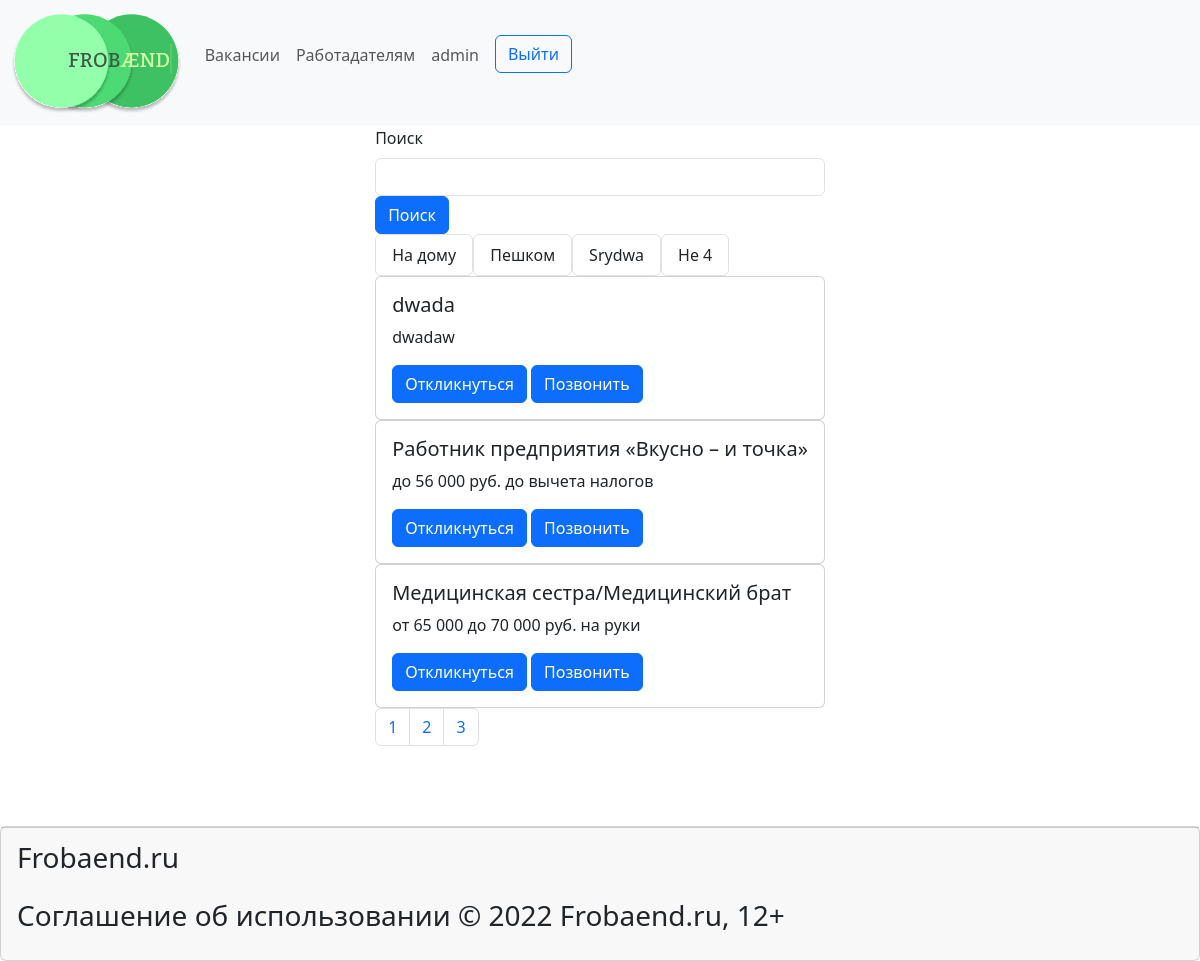
Page /vacanse/ (signed in) on the committed database.
### main/models.py (models this page shows, shortened)
class Category(models.Model):
    name = models.TextField('Название категории' , max_length=50)
    history = HistoricalRecords()
    class Meta:
        verbose_name = 'Категория'
        verbose_name_plural = 'Категории'

class Articl(models.Model):
    title = models.CharField('Название' , max_length=50)
    info = models.CharField('Информация' , max_length=250)
    full_text = models.TextField('Текст')
    is_published = models.BooleanField(default = True , verbose_name = 'Публикация')
    data = models.DateTimeField('Дата публикации')
    cat = models.ForeignKey(Category, on_delete=models.CASCADE, verbose_name="Категория", blank=True, null=True, related_name="cat_Category")
    place_of_job = models.ForeignKey(Place, on_delete=models.CASCADE, verbose_name="Место работы", blank=True, null=True, related_name="place_Job")
    history = HistoricalRecords()
    def get_absolute_url(self):
        return f'/vacanse/{self.id}'
    class Meta:
        verbose_name = 'Вакансия'
        verbose_name_plural = 'Вакансии'
        ordering = ['-data']

### main/views.py (the view)
# urls.py: path('vacanse/', views.vacanse , name = "vacanse"),
def vacanse(request):
    category = Category.objects.all()
    vacanses = Articl.objects.all()
    paginator = Paginator(vacanses, 3)
    page_number = request.GET.get('page')
    page_obj = paginator.get_page(page_number)
    search_query = request.GET.get('search' , '')
    if search_query:
        page_obj = Articl.objects.filter(title__icontains = search_query)
    else:
        vacanses = Articl.objects.all()
    return render(request , 'main/vacanse.html' , {'page_obj': page_obj, 'category': category})

### main/templates/main/vacanse.html (shortened to what this page needs)
{% extends 'main/layout.html' %}
{% block content %}
            <form action="{% url 'vacanse' %}" class="form-outline d-flex flex-wrap flex-row">
                <label class="form-label" for="form1">Поиск</label>
                <input class="form-control" name="search" type="search" id="form1" id="search-input">
                <button id="search-button" type="submit" class="btn btn-primary">
                    Поиск
                </button>
            </form>
            <div class="d-flex display-raw">
                {% for razdel in category %}
                <div class="list-group ">
                    <a href="/category/{{ razdel.id }}" class="list-group-item list-group-item-action">{{ razdel.name }}</a>
                </div>
                {% endfor %}
            </div>
            {% for el in page_obj %}
                <div class="card" style="max-width: 80%;">
                    <div class="card-body">
                        <h5 class="card-title">{{ el.title }}</h5>
                        <p class="card-text">{{ el.info }}</p>
                        <a href="{{ el.get_absolute_url }}" class="btn btn-primary">Откликнуться</a>
                        <a href="tel:89859602383" class="btn btn-primary">Позвонить</a>
                    </div>
                </div>
            {% endfor %}
            {% if page_obj.has_other_pages %}
                <nav>
                    <ul class="pagination">
                        {% for p in page_obj.paginator.page_range %}
                        {% if page_obj.number == p %}
                        <li class="page-item"><p class="page-link">{{ p }}</p></li>
                        {% elif p >= page_obj.number|add:-2 and p <= page_obj.number|add:2 %}
                        <li class="page-item">
                            <a href="?page={{p}}" class="page-link">{{ p }}</a>
                        </li>
                        {% endif %}
                        {% endfor %}
                    </ul>
                </nav>
            {% endif %}
{% endblock %}

### main/templates/main/layout.html (shortened to what this page needs)
<!DOCTYPE html>
<html lang="en">
<head>
    {%load static%}
    <link rel="stylesheet" href="{% static 'main/css/bootstrap.min.css' %}">
</head>
<body>
    <div class="d-flex align-content-center flex-column flex-wrap">
        <header style="width: 100%;">
            <nav class="navbar navbar-expand-lg bg-light">
                <div class="container-fluid">
                    <a href="{% url 'home' %}" class="navbar-brand mr-5"><img src="{% static 'main/images/logo.svg' %}" alt="logo" style="height: 100px;"></a>
                    <div class="collapse navbar-collapse" id="navbarTogglerDemo02">
                        <ul class="navbar-nav me-auto mb-2 mb-lg-0">
                            <li class="nav-item">
                                <a href="{% url 'vacanse' %}" class="nav-link">Вакансии</a>
                            </li>
                            <li class="nav-item">
                                <a href="{% url 'rabotadatel' %}" class="nav-link">Работадателям</a>
                            </li>
                            {% if user.is_authenticated %}
                                <div class="nav-item">
                                    <p class="nav-link">{{user}}</p>
                                </div>
                                <div class="nav-item">
                                    <a class="btn btn-outline-primary mx-2" href="{% url 'logout' %}">Выйти</a>
                                </div>
                            {% endif %}
                        </ul>
                    </div>
                </div>
            </nav>
        </header>
        <main class="d-flex align-content-center flex-column flex-wrap">
            {% block content %}
            {% endblock %}
        </main>
        <footer class="card">
            <div class="card-footer">
                <p class="fs-3">
                    Frobaend.ru
                </p>
                <p class="fs-3">
                    Соглашение об использовании
                    © 2022 Frobaend.ru, 12+
                </p>
            </div>
        </footer>
    </div>
    {%load static%}
</body>
</html>

### rows in the picture
Category: name "На дому"
Category: name "Пешком"
Category: name "Srydwa"
Category: name "Не 4"
Articl: title "dwada", info "dwadaw"
Articl: title "Работник предприятия «Вкусно – и точка»", info "до 56 000 руб. до вычета налогов"
Articl: title "Медицинская сестра/Медицинский брат", info "от 65 000 до 70 000 руб. на руки"

### other values in the picture
{{ user }} "admin"
{{ p }} "1"
{{ p }} "2" "3"
